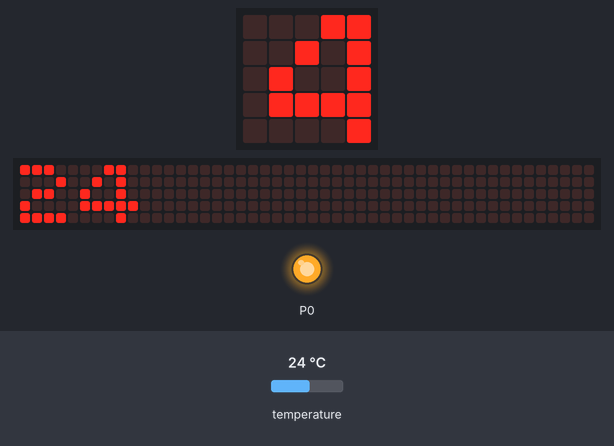
Recording of a program running on a simulated BBC micro:bit running MicroPython. Parts: the board's 5×5 LED display, a strip that is not on the board, showing the scrolling text unrolled, output pins drawn as LEDs (lit = HIGH). The inputs (shaded band) are chosen by the test bench; at power-on: temperature 24 °C. The 48×5 strip is a reading aid, not a part: it shows the text the display is scrolling, unrolled, one strip-width of it at a time.

Above: at 1.27 s.
1.3 s: temperature set to 25.4 °C
At 2.32 s:
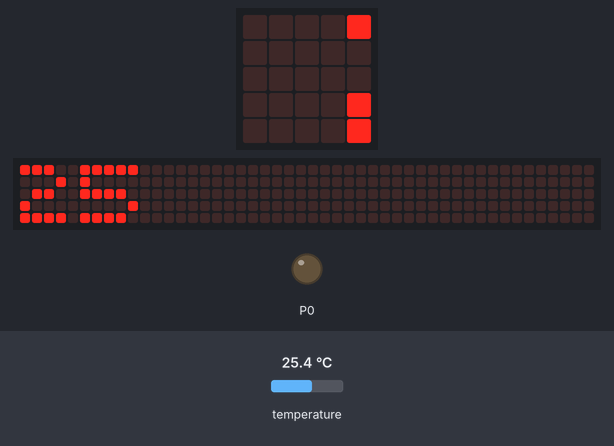
4.3 s: temperature set to 12 °C
At 6.6 s:
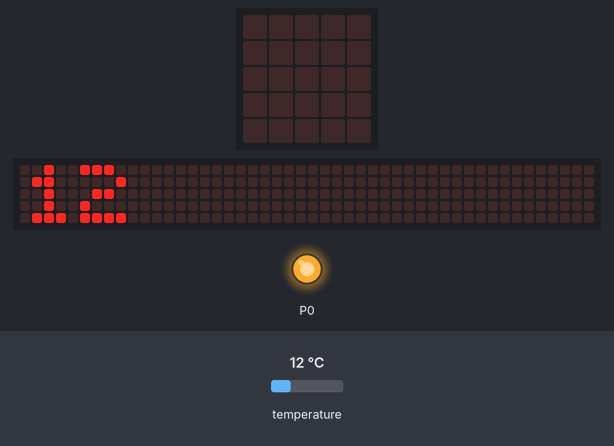
7.3 s: temperature set to 19 °C
At 10.95 s:
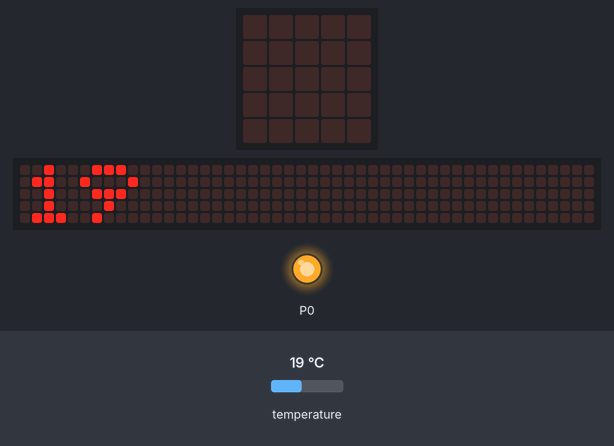
Timing chart, 0 to 12.4 s (numbered marks = the images above; inputs shaded):
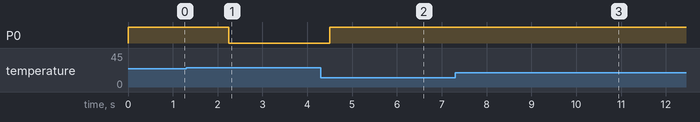

Measured:
- the behaviour switches between 24.9 and 25 °C on temperature (found by bisection; images 0 and 1)
- after the input at 1.3 s, P0: HIGH → LOW after 0.95 s
- after the input at 4.3 s, P0: LOW → HIGH after 0.20 s

The program:

microbit_program.py
```python
# Add your Python code here. E.g.
from microbit import *


while True:
    temp = temperature()
    if temp >= 25:
        pin0.write_digital(0)
    else:
        pin0.write_digital(1)
    display.scroll(str(temp))
    
```
